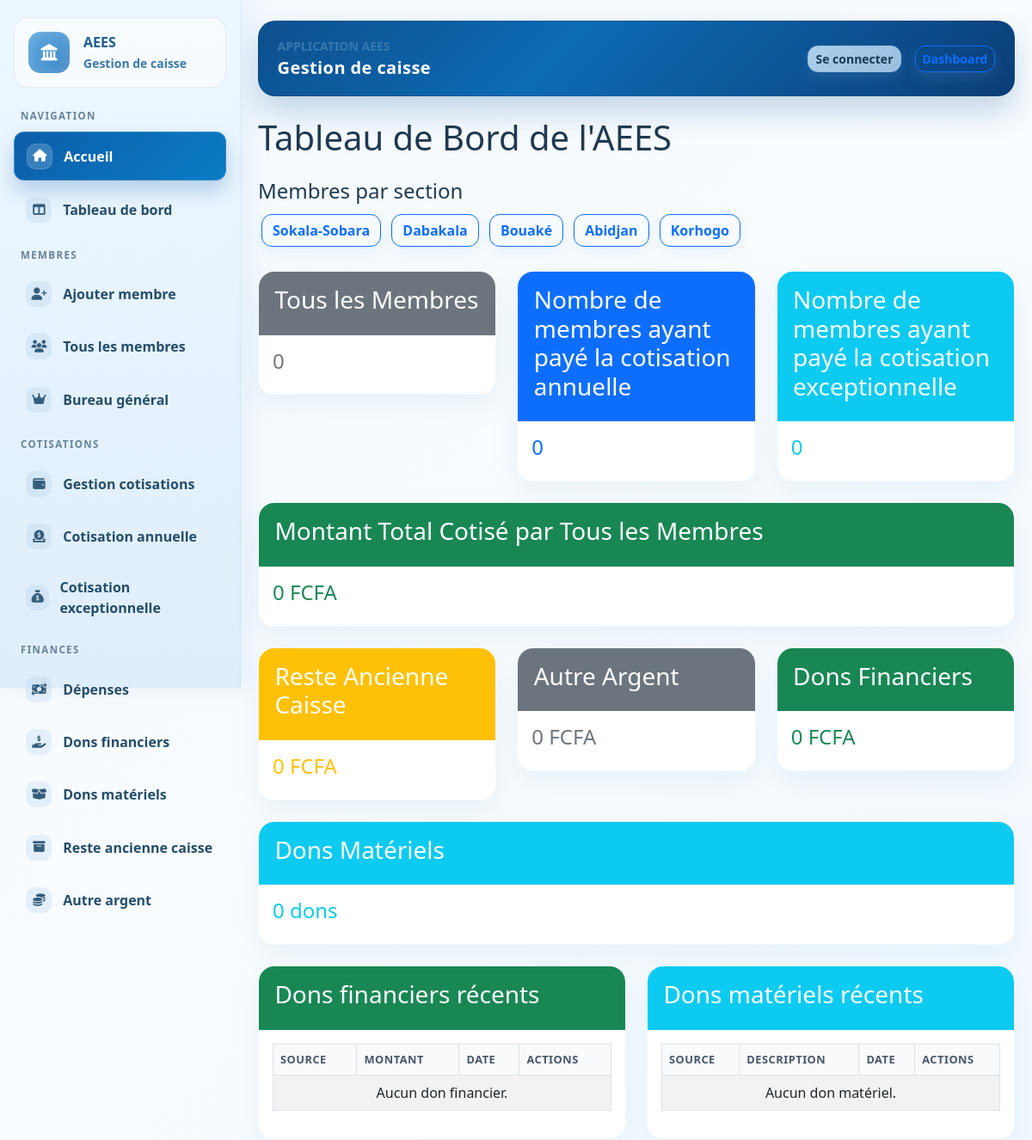
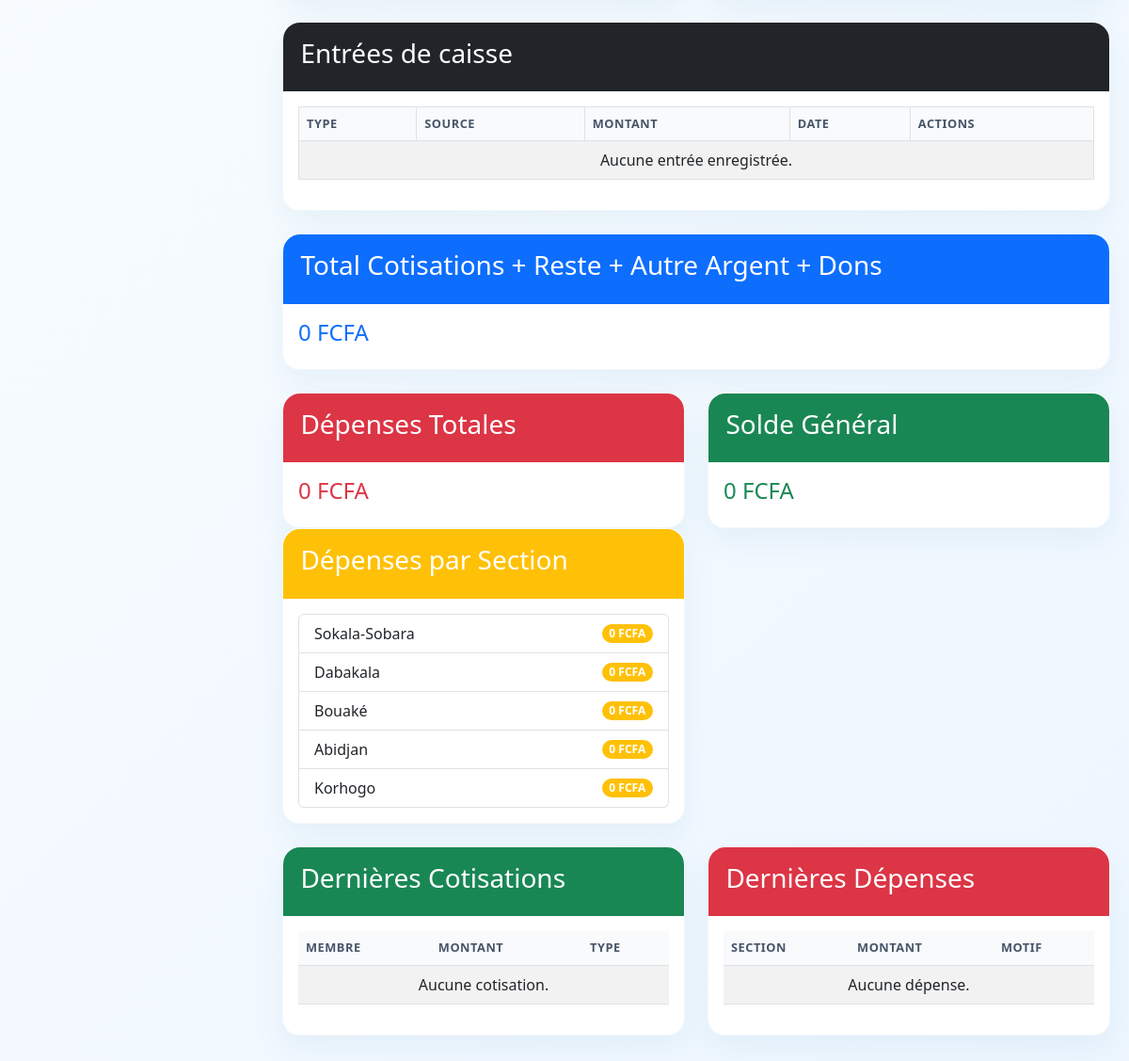
/dashboard/, run on the app's committed database (2 pictures, top to bottom).
### caisse/models.py (models this page shows, shortened)
class Section(models.Model):
    nom = models.CharField(max_length=100, unique=True)
    class Meta:
        verbose_name = 'section'
        verbose_name_plural = 'sections'

### caisse/views.py (the view, shortened to what this page needs)
# urls.py: path('dashboard/', views.dashboard, name='dashboard'),
def dashboard(request):
    ensure_default_sections()
    cotisations_par_section = {}
    depenses_par_section = {}
    for section in Section.objects.all():
        cotisations = Cotisation.objects.filter(membre__section=section).aggregate(sum=Sum('montant'))['sum'] or 0
        depenses = Depense.objects.filter(section=section).aggregate(sum=Sum('montant'))['sum'] or 0
        cotisations_par_section[section.nom] = cotisations
        depenses_par_section[section.nom] = depenses
    total_cotisations = Cotisation.objects.aggregate(sum=Sum('montant'))['sum'] or 0
    total_depenses = Depense.objects.aggregate(sum=Sum('montant'))['sum'] or 0
    total_dons_financiers = DonFinancier.objects.aggregate(sum=Sum('montant'))['sum'] or 0
    total_reste_ancienne_caisse = ResteAncienneCaisse.objects.aggregate(sum=Sum('montant'))['sum'] or 0
    total_autre_argent = AutreArgent.objects.aggregate(sum=Sum('montant'))['sum'] or 0
    solde_general = total_cotisations + total_dons_financiers + total_reste_ancienne_caisse + total_autre_argent - total_depenses
    total_entrees = total_cotisations + total_reste_ancienne_caisse + total_autre_argent + total_dons_financiers
    total_dons_materiels = DonMateriel.objects.count()
    total_membres = Membre.objects.count()
    membres_payeurs_annuelle = Cotisation.objects.filter(type='ANNUELLE').values('membre').distinct().count()
    membres_payeurs_autre = Cotisation.objects.filter(type='BOOSTER').values('membre').distinct().count()
    toutes_cotisations = Cotisation.objects.all()
    toutes_depenses = Depense.objects.all()
    dons_financiers_recents = DonFinancier.objects.order_by('-date')[:10]
    dons_materiels_recents = DonMateriel.objects.order_by('-date')[:10]
    entrees_dashboard = []
    entrees_dashboard.sort(key=lambda item: item['date'], reverse=True)
    sections = Section.objects.all()
    return render(request, 'caisse/dashboard.html', {
        'sections': sections,
        'cotisations_par_section': cotisations_par_section,
        'depenses_par_section': depenses_par_section,
        'total_depenses': total_depenses,
        'total_cotisations': total_cotisations,
        'total_dons_financiers': total_dons_financiers,
        'total_reste_ancienne_caisse': total_reste_ancienne_caisse,
        'total_autre_argent': total_autre_argent,
        'solde_general': solde_general,
        'total_entrees': total_entrees,
        'total_dons_materiels': total_dons_materiels,
        'total_membres': total_membres,
        'membres_payeurs_annuelle': membres_payeurs_annuelle,
        'membres_payeurs_autre': membres_payeurs_autre,
        'toutes_cotisations': toutes_cotisations,
        'toutes_depenses': toutes_depenses,
        'dons_financiers_recents': dons_financiers_recents,
        'dons_materiels_recents': dons_materiels_recents,
        'entrees_dashboard': entrees_dashboard,
    })

### caisse/templates/caisse/dashboard.html (shortened to what this page needs)
{% extends 'caisse/base.html' %}
{% block content %}
<h1 class="mb-4">Tableau de Bord de l'AEES</h1>
<div class="mb-4">
    <h4>Membres par section</h4>
<div class="mt-2">
    {% for section in sections %}
        <a href="{% url 'caisse:membre_list' %}?section={{ section.id }}"
           class="btn btn-outline-primary m-1">
            {{ section.nom }}
        </a>
    {% empty %}
        <p>Aucune section disponible.</p>
    {% endfor %}
</div>
<div class="row mt-4">
    <div class="col-md-4">
        <div class="card">
            <div class="card-header bg-secondary text-white">
                <h3>Tous les Membres</h3>
            </div>
            <div class="card-body">
                <h4 class="text-secondary">{{ total_membres }}</h4>
            </div>
        </div>
    </div>
    <div class="col-md-4">
        <div class="card">
            <div class="card-header bg-primary text-white">
                <h3>Nombre de membres ayant payé la cotisation annuelle</h3>
            </div>
            <div class="card-body">
                <h4 class="text-primary">{{ membres_payeurs_annuelle }}</h4>
            </div>
        </div>
    </div>
    <div class="col-md-4">
        <div class="card">
            <div class="card-header bg-info text-white">
                <h3>Nombre de membres ayant payé la cotisation exceptionnelle</h3>
            </div>
            <div class="card-body">
                <h4 class="text-info">{{ membres_payeurs_autre }}</h4>
            </div>
        </div>
    </div>
</div>
<div class="row mt-4">
    <div class="col-md-12">
        <div class="card">
            <div class="card-header bg-success text-white">
                <h3>Montant Total Cotisé par Tous les Membres</h3>
            </div>
            <div class="card-body">
                <h4 class="text-success">{{ total_cotisations|floatformat:0 }} FCFA</h4>
            </div>
        </div>
    </div>
</div>
<div class="row mt-4">
    <div class="col-md-4">
        <div class="card">
            <div class="card-header bg-warning text-white">
                <h3>Reste Ancienne Caisse</h3>
            </div>
            <div class="card-body">
                <h4 class="text-warning">{{ total_reste_ancienne_caisse|floatformat:0 }} FCFA</h4>
            </div>
        </div>
    </div>
    <div class="col-md-4">
        <div class="card">
            <div class="card-header bg-secondary text-white">
                <h3>Autre Argent</h3>
            </div>
            <div class="card-body">
                <h4 class="text-secondary">{{ total_autre_argent|floatformat:0 }} FCFA</h4>
            </div>
        </div>
    </div>
    <div class="col-md-4">
        <div class="card">
            <div class="card-header bg-success text-white">
                <h3>Dons Financiers</h3>
            </div>
            <div class="card-body">
                <h4 class="text-success">{{ total_dons_financiers|floatformat:0 }} FCFA</h4>
            </div>
        </div>
    </div>
</div>
<div class="row mt-4">
    <div class="col-md-12">
        <div class="card">
            <div class="card-header bg-info text-white">
                <h3>Dons Matériels</h3>
            </div>
            <div class="card-body">
                <h4 class="text-info">{{ total_dons_materiels }} dons</h4>
            </div>
        </div>
    </div>
</div>
<div class="row mt-4">
    <div class="col-md-6">
        <div class="card">
            <div class="card-header bg-success text-white">
                <h3>Dons financiers récents</h3>
            </div>
            <div class="card-body">
                <div class="table-responsive">
                    <table class="table table-striped table-bordered">
                        <thead>
                            <tr>
                                <th>Source</th>
                                <th>Montant</th>
                                <th>Date</th>
                                <th>Actions</th>
                            </tr>
                        </thead>
                        <tbody>
                            {% for don in dons_financiers_recents %}
                            <tr>
                                <td>{{ don.source }}</td>
                                <td>{{ don.montant|floatformat:0 }} FCFA</td>
                                <td>{{ don.date|date:"d/m/Y H:i" }}</td>
                                <td>
                                    <a href="{% url 'caisse:don_financier_update' don.pk %}" class="btn btn-warning btn-sm">Modifier</a>
                                    <a href="{% url 'caisse:don_financier_delete' don.pk %}" class="btn btn-danger btn-sm">Supprimer</a>
                                </td>
                            </tr>
                            {% empty %}
                            <tr><td colspan="4" class="text-center">Aucun don financier.</td></tr>
                            {% endfor %}
                        </tbody>
                    </table>
                </div>
            </div>
        </div>
    </div>
    <div class="col-md-6">
        <div class="card">
            <div class="card-header bg-info text-white">
                <h3>Dons matériels récents</h3>
            </div>
            <div class="card-body">
                <div class="table-responsive">
                    <table class="table table-striped table-bordered">
                        <thead>
                            <tr>
                                <th>Source</th>
                                <th>Description</th>
                                <th>Date</th>
                                <th>Actions</th>
                            </tr>
                        </thead>
                        <tbody>
                            {% for don in dons_materiels_recents %}
                            <tr>
                                <td>{{ don.source }}</td>
                                <td>{{ don.description }}</td>
                                <td>{{ don.date|date:"d/m/Y H:i" }}</td>
                                <td>
                                    <a href="{% url 'caisse:don_materiel_update' don.pk %}" class="btn btn-warning btn-sm">Modifier</a>
                                    <a href="{% url 'caisse:don_materiel_delete' don.pk %}" class="btn btn-danger btn-sm">Supprimer</a>
                                </td>
                            </tr>
                            {% empty %}
                            <tr><td colspan="4" class="text-center">Aucun don matériel.</td></tr>
                            {% endfor %}
                        </tbody>
                    </table>
                </div>
            </div>
        </div>
    </div>
</div>
<div class="row mt-4">
    <div class="col-md-12">
        <div class="card">
            <div class="card-header bg-dark text-white">
                <h3>Entrées de caisse</h3>
            </div>
            <div class="card-body">
                <div class="table-responsive">
                    <table class="table table-striped table-bordered">
                        <thead>
                            <tr>
                                <th>Type</th>
                                <th>Source</th>
                                <th>Montant</th>
                                <th>Date</th>
                                <th>Actions</th>
                            </tr>
                        </thead>
                        <tbody>
                            {% for entree in entrees_dashboard %}
                            <tr>
                                <td>{{ entree.type }}</td>
                                <td>{{ entree.label }}</td>
                                <td>{{ entree.montant|floatformat:0 }} FCFA</td>
                                <td>{{ entree.date|date:"d/m/Y H:i" }}</td>
                                <td>
                                    <a href="{{ entree.update_url }}" class="btn btn-warning btn-sm">Modifier</a>
                                    <a href="{{ entree.delete_url }}" class="btn btn-danger btn-sm">Supprimer</a>
                                </td>
                            </tr>
                            {% empty %}
                            <tr><td colspan="5" class="text-center">Aucune entrée enregistrée.</td></tr>
                            {% endfor %}
                        </tbody>
                    </table>
                </div>
            </div>
        </div>
    </div>
</div>
<div class="row mt-4">
    <div class="col-md-12">
        <div class="card">
            <div class="card-header bg-primary text-white">
                <h3>Total Cotisations + Reste + Autre Argent + Dons</h3>
            </div>
            <div class="card-body">
                <h4 class="text-primary">{{ total_entrees|floatformat:0 }} FCFA</h4>
            </div>
        </div>
    </div>
</div>
<div class="row mt-4">
    <div class="col-md-6">
        <div class="card">
            <div class="card-header bg-danger text-white">
                <h3>Dépenses Totales</h3>
            </div>
            <div class="card-body">
                <h4 class="text-danger">{{ total_depenses|floatformat:0 }} FCFA</h4>
            </div>
        </div>
    </div>
    <div class="col-md-6">
        <div class="card">
            <div class="card-header bg-success text-white">
                <h3>Solde Général</h3>
            </div>
            <div class="card-body">
                <h4 class="text-success">{{ solde_general|floatformat:0 }} FCFA</h4>
</div>
        </div>
    </div>
    <div class="col-md-6">
        <div class="card">
            <div class="card-header bg-warning text-white">
                <h3>Dépenses par Section</h3>
            </div>
            <div class="card-body">
                <ul class="list-group">
                    {% for section, montant in depenses_par_section.items %}
                    <li class="list-group-item d-flex justify-content-between align-items-center">
                        {{ section }}
                        <span class="badge bg-warning rounded-pill">{{ montant|floatformat:0 }} FCFA</span>
                    </li>
                    {% endfor %}
                </ul>
            </div>
        </div>
    </div>
</div>
<div class="row mt-4">
    <div class="col-md-6">
        <div class="card">
            <div class="card-header bg-success text-white">
                <h3>Dernières Cotisations</h3>
            </div>
            <div class="card-body">
                <div class="table-responsive">
                    <table class="table table-striped">
                        <thead>
                            <tr>
                                <th>Membre</th>
                                <th>Montant</th>
                                <th>Type</th>
                            </tr>
                        </thead>
                        <tbody>
                            {% for cotisation in toutes_cotisations|slice:":5" %}
                            <tr>
                                <td>{{ cotisation.membre }}</td>
                                <td>{{ cotisation.montant|floatformat:0 }}</td>
                                <td>{{ cotisation.get_type_display }}</td>
                            </tr>
                            {% empty %}
                            <tr><td colspan="3" class="text-center">Aucune cotisation.</td></tr>
                            {% endfor %}
                        </tbody>
                    </table>
                </div>
            </div>
        </div>
    </div>
    <div class="col-md-6">
        <div class="card">
            <div class="card-header bg-danger text-white">
                <h3>Dernières Dépenses</h3>
            </div>
            <div class="card-body">
                <div class="table-responsive">
                    <table class="table table-striped">
                        <thead>
                            <tr>
                                <th>Section</th>
                                <th>Montant</th>
                                <th>Motif</th>
                            </tr>
                        </thead>
                        <tbody>
                            {% for depense in toutes_depenses|slice:":5" %}
                            <tr>
                                <td>{{ depense.section }}</td>
                                <td>{{ depense.montant|floatformat:0 }}</td>
                                <td>{{ depense.motif|truncatechars:20 }}</td>
                            </tr>
                            {% empty %}
                            <tr><td colspan="3" class="text-center">Aucune dépense.</td></tr>
                            {% endfor %}
                        </tbody>
                    </table>
                </div>
            </div>
        </div>
    </div>
</div>
{% endblock %}

### data on the page
Section: nom "Sokala-Sobara", depenses_par_section "Sokala-Sobara"
Section: nom "Dabakala", depenses_par_section "Dabakala"
Section: nom "Bouaké", depenses_par_section "Bouaké"
Section: nom "Abidjan", depenses_par_section "Abidjan"
Section: nom "Korhogo", depenses_par_section "Korhogo"

### other printed values
{{ total_membres }} "0"
{{ membres_payeurs_annuelle }} "0"
{{ membres_payeurs_autre }} "0"
{{ total_cotisations|floatformat:0 }} "0"
{{ total_reste_ancienne_caisse|floatformat:0 }} "0"
{{ total_autre_argent|floatformat:0 }} "0"
{{ total_dons_financiers|floatformat:0 }} "0"
{{ total_dons_materiels }} "0"
{{ total_entrees|floatformat:0 }} "0"
{{ total_depenses|floatformat:0 }} "0"
{{ solde_general|floatformat:0 }} "0"
{{ montant|floatformat:0 }} "0" "0" "0" "0" "0"
